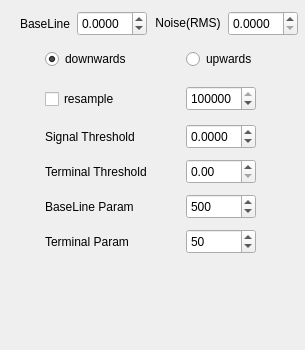
<?xml version="1.0" encoding="UTF-8"?>
<ui version="4.0">
 <class>Dialog</class>
 <widget class="QDialog" name="Dialog">
  <property name="geometry">
   <rect>
    <x>0</x>
    <y>0</y>
    <width>305</width>
    <height>350</height>
   </rect>
  </property>
  <property name="minimumSize">
   <size>
    <width>305</width>
    <height>350</height>
   </size>
  </property>
  <property name="maximumSize">
   <size>
    <width>305</width>
    <height>350</height>
   </size>
  </property>
  <property name="windowTitle">
   <string>Dialog</string>
  </property>
  <property name="locale">
   <locale language="English" country="UnitedStates"/>
  </property>
  <widget class="QPushButton" name="pushButton_2">
   <property name="geometry">
    <rect>
     <x>165</x>
     <y>270</y>
     <width>70</width>
     <height>70</height>
    </rect>
   </property>
   <property name="minimumSize">
    <size>
     <width>70</width>
     <height>70</height>
    </size>
   </property>
   <property name="maximumSize">
    <size>
     <width>70</width>
     <height>70</height>
    </size>
   </property>
   <property name="styleSheet">
    <string notr="true">QPushButton

{
	
	image: url(:/img/img32.ico);
	border:none;
	background-color: rgba(230, 126, 34,0);
	

	
}
QPushButton:hover, QPushButton:pressed , QPushButton:checked
{
	
	
	border:none;
	background-color: rgba(230, 126, 34,0);
	
}</string>
   </property>
   <property name="text">
    <string/>
   </property>
  </widget>
  <widget class="QPushButton" name="pushButton">
   <property name="geometry">
    <rect>
     <x>60</x>
     <y>270</y>
     <width>70</width>
     <height>70</height>
    </rect>
   </property>
   <property name="minimumSize">
    <size>
     <width>70</width>
     <height>70</height>
    </size>
   </property>
   <property name="maximumSize">
    <size>
     <width>70</width>
     <height>70</height>
    </size>
   </property>
   <property name="styleSheet">
    <string notr="true">QPushButton


{
	
 image: url(:/img/img29.ico);
	
	border:none;
	
	background-color: rgba(230, 126, 34,0);
	

	
}
QPushButton:hover, QPushButton:pressed , QPushButton:checked
{
	image: url(:/img/img29s.ico);
	
	border:none;
	background-color: rgba(230, 126, 34,0);
	
}</string>
   </property>
   <property name="text">
    <string/>
   </property>
  </widget>
  <widget class="QWidget" name="layoutWidget">
   <property name="geometry">
    <rect>
     <x>30</x>
     <y>40</y>
     <width>261</width>
     <height>223</height>
    </rect>
   </property>
   <layout class="QGridLayout" name="gridLayout">
    <item row="1" column="1">
     <widget class="QSpinBox" name="spinBox_sam">
      <property name="minimumSize">
       <size>
        <width>70</width>
        <height>25</height>
       </size>
      </property>
      <property name="maximumSize">
       <size>
        <width>70</width>
        <height>25</height>
       </size>
      </property>
      <property name="maximum">
       <number>250000</number>
      </property>
      <property name="value">
       <number>100000</number>
      </property>
     </widget>
    </item>
    <item row="1" column="0">
     <widget class="QCheckBox" name="checkBox_resam">
      <property name="minimumSize">
       <size>
        <width>90</width>
        <height>30</height>
       </size>
      </property>
      <property name="maximumSize">
       <size>
        <width>90</width>
        <height>30</height>
       </size>
      </property>
      <property name="text">
       <string>resample</string>
      </property>
     </widget>
    </item>
    <item row="0" column="0">
     <widget class="QRadioButton" name="radioButton_3">
      <property name="minimumSize">
       <size>
        <width>90</width>
        <height>30</height>
       </size>
      </property>
      <property name="maximumSize">
       <size>
        <width>90</width>
        <height>30</height>
       </size>
      </property>
      <property name="text">
       <string>downwards</string>
      </property>
      <property name="checked">
       <bool>true</bool>
      </property>
     </widget>
    </item>
    <item row="2" column="1">
     <widget class="QDoubleSpinBox" name="doubleSpinBox_base">
      <property name="minimumSize">
       <size>
        <width>70</width>
        <height>25</height>
       </size>
      </property>
      <property name="maximumSize">
       <size>
        <width>70</width>
        <height>25</height>
       </size>
      </property>
      <property name="decimals">
       <number>4</number>
      </property>
      <property name="minimum">
       <double>-99999999999999991433150857216.000000000000000</double>
      </property>
      <property name="maximum">
       <double>100000000000000004764729344.000000000000000</double>
      </property>
     </widget>
    </item>
    <item row="2" column="0">
     <widget class="QLabel" name="label_2">
      <property name="minimumSize">
       <size>
        <width>120</width>
        <height>25</height>
       </size>
      </property>
      <property name="maximumSize">
       <size>
        <width>120</width>
        <height>25</height>
       </size>
      </property>
      <property name="styleSheet">
       <string notr="true">background-color: rgba(52, 152, 219, 0);
</string>
      </property>
      <property name="text">
       <string>Signal Threshold</string>
      </property>
     </widget>
    </item>
    <item row="0" column="1">
     <widget class="QRadioButton" name="radioButton_4">
      <property name="minimumSize">
       <size>
        <width>90</width>
        <height>30</height>
       </size>
      </property>
      <property name="maximumSize">
       <size>
        <width>90</width>
        <height>30</height>
       </size>
      </property>
      <property name="text">
       <string>upwards</string>
      </property>
     </widget>
    </item>
    <item row="5" column="0">
     <widget class="QLabel" name="label_5">
      <property name="minimumSize">
       <size>
        <width>100</width>
        <height>25</height>
       </size>
      </property>
      <property name="maximumSize">
       <size>
        <width>100</width>
        <height>25</height>
       </size>
      </property>
      <property name="styleSheet">
       <string notr="true">background-color: rgba(52, 152, 219, 0);
</string>
      </property>
      <property name="text">
       <string>Terminal Param</string>
      </property>
     </widget>
    </item>
    <item row="5" column="1">
     <widget class="QSpinBox" name="spinBox_endnum">
      <property name="minimumSize">
       <size>
        <width>70</width>
        <height>25</height>
       </size>
      </property>
      <property name="maximumSize">
       <size>
        <width>70</width>
        <height>25</height>
       </size>
      </property>
      <property name="maximum">
       <number>99999999</number>
      </property>
      <property name="value">
       <number>50</number>
      </property>
     </widget>
    </item>
    <item row="3" column="0">
     <widget class="QLabel" name="label_3">
      <property name="minimumSize">
       <size>
        <width>120</width>
        <height>25</height>
       </size>
      </property>
      <property name="maximumSize">
       <size>
        <width>120</width>
        <height>25</height>
       </size>
      </property>
      <property name="styleSheet">
       <string notr="true">background-color: rgba(52, 152, 219, 0);
</string>
      </property>
      <property name="text">
       <string>Terminal Threshold</string>
      </property>
     </widget>
    </item>
    <item row="3" column="1">
     <widget class="QDoubleSpinBox" name="doubleSpinBox_endth">
      <property name="minimumSize">
       <size>
        <width>70</width>
        <height>25</height>
       </size>
      </property>
      <property name="maximumSize">
       <size>
        <width>70</width>
        <height>25</height>
       </size>
      </property>
      <property name="maximum">
       <double>9999999999.000000000000000</double>
      </property>
     </widget>
    </item>
    <item row="4" column="1">
     <widget class="QSpinBox" name="spinBox_basenum">
      <property name="minimumSize">
       <size>
        <width>70</width>
        <height>25</height>
       </size>
      </property>
      <property name="maximumSize">
       <size>
        <width>70</width>
        <height>25</height>
       </size>
      </property>
      <property name="maximum">
       <number>99999999</number>
      </property>
      <property name="value">
       <number>500</number>
      </property>
     </widget>
    </item>
    <item row="4" column="0">
     <widget class="QLabel" name="label_4">
      <property name="minimumSize">
       <size>
        <width>100</width>
        <height>25</height>
       </size>
      </property>
      <property name="maximumSize">
       <size>
        <width>100</width>
        <height>25</height>
       </size>
      </property>
      <property name="styleSheet">
       <string notr="true">background-color: rgba(52, 152, 219, 0);
</string>
      </property>
      <property name="text">
       <string>BaseLine Param</string>
      </property>
     </widget>
    </item>
   </layout>
  </widget>
  <widget class="QWidget" name="layoutWidget">
   <property name="geometry">
    <rect>
     <x>20</x>
     <y>10</y>
     <width>278</width>
     <height>27</height>
    </rect>
   </property>
   <layout class="QGridLayout" name="gridLayout_2">
    <item row="0" column="2">
     <widget class="QLabel" name="label_1">
      <property name="minimumSize">
       <size>
        <width>70</width>
        <height>25</height>
       </size>
      </property>
      <property name="maximumSize">
       <size>
        <width>70</width>
        <height>25</height>
       </size>
      </property>
      <property name="styleSheet">
       <string notr="true">background-color: rgba(52, 152, 219, 0);
</string>
      </property>
      <property name="text">
       <string>&lt;html&gt;&lt;head/&gt;&lt;body&gt;&lt;p align=&quot;center&quot;&gt;Noise(RMS)&lt;/p&gt;&lt;/body&gt;&lt;/html&gt;</string>
      </property>
     </widget>
    </item>
    <item row="0" column="0">
     <widget class="QLabel" name="label">
      <property name="text">
       <string>BaseLine</string>
      </property>
     </widget>
    </item>
    <item row="0" column="1">
     <widget class="QDoubleSpinBox" name="doubleSpinBox_baseline">
      <property name="minimumSize">
       <size>
        <width>70</width>
        <height>25</height>
       </size>
      </property>
      <property name="maximumSize">
       <size>
        <width>70</width>
        <height>25</height>
       </size>
      </property>
      <property name="decimals">
       <number>4</number>
      </property>
      <property name="minimum">
       <double>-1000000000000000000000.000000000000000</double>
      </property>
      <property name="maximum">
       <double>100000000000000000.000000000000000</double>
      </property>
     </widget>
    </item>
    <item row="0" column="3">
     <widget class="QDoubleSpinBox" name="doubleSpinBox_th">
      <property name="minimumSize">
       <size>
        <width>70</width>
        <height>25</height>
       </size>
      </property>
      <property name="maximumSize">
       <size>
        <width>70</width>
        <height>25</height>
       </size>
      </property>
      <property name="locale">
       <locale language="English" country="UnitedStates"/>
      </property>
      <property name="decimals">
       <number>4</number>
      </property>
      <property name="maximum">
       <double>5000.000000000000000</double>
      </property>
     </widget>
    </item>
   </layout>
  </widget>
 </widget>
 <resources>
  <include location="images.qrc"/>
 </resources>
 <connections/>
</ui>
